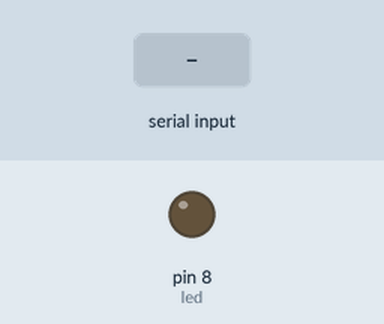
Simulated run of this sketch. Board: Arduino Uno, built with avr-gcc and run on an emulated ATmega328P. Parts: output pins drawn as LEDs (lit = HIGH). Inputs (shaded band) come from the test bench.

Above: at 1.2 s.
1.3 s: "BLINK\n" received over Serial
At 1.7 s:
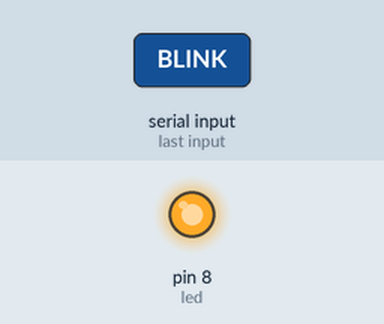
Timing chart, 0 to 4.3 s (numbered marks = the images above; inputs shaded):
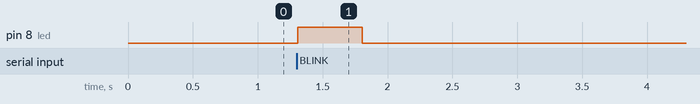

Measured:
- after the input at 1.3 s, pin 8 (led): LOW → HIGH at once, → LOW 0.50 s later

The sketch:

uart_test.ino
```cpp
// Slave UART (each listens to its UART port)
// Connect LED to pin 8

const int led = 8;

void setup() {
  pinMode(led, OUTPUT);
  Serial.begin(9600);  // Each slave connected to master's Serial1 or Serial2
}

void loop() {
  if (Serial.available()) {
    String cmd = Serial.readStringUntil('\n');
    if (cmd == "BLINK") {
      digitalWrite(led, HIGH);
      delay(500);
      digitalWrite(led, LOW);
      delay(500);
    }
  }
}
```
